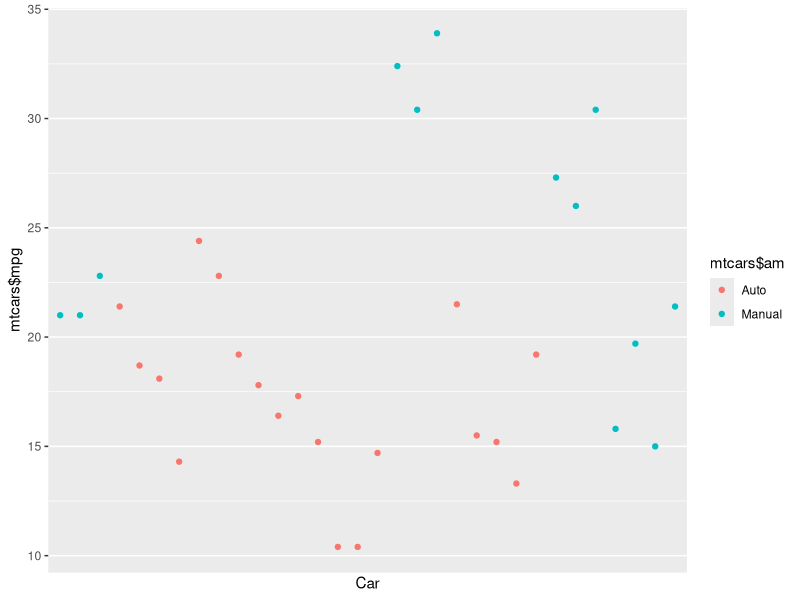
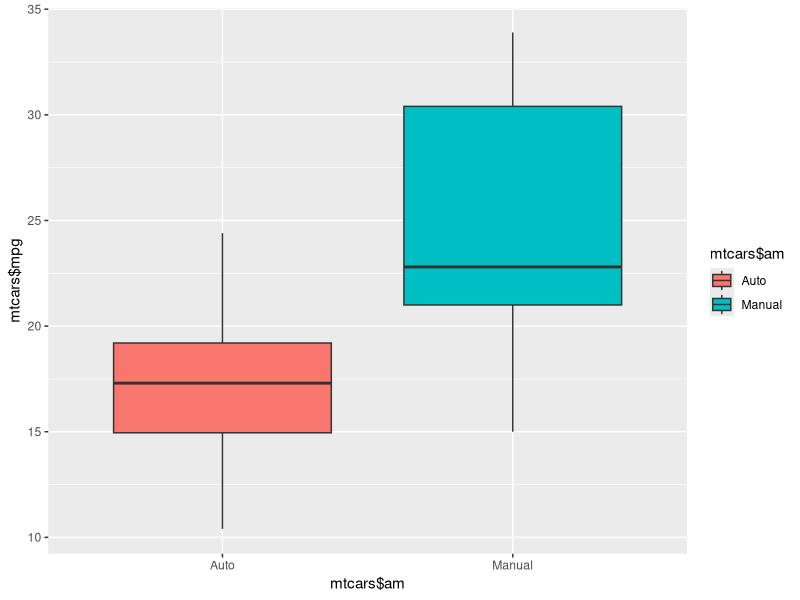
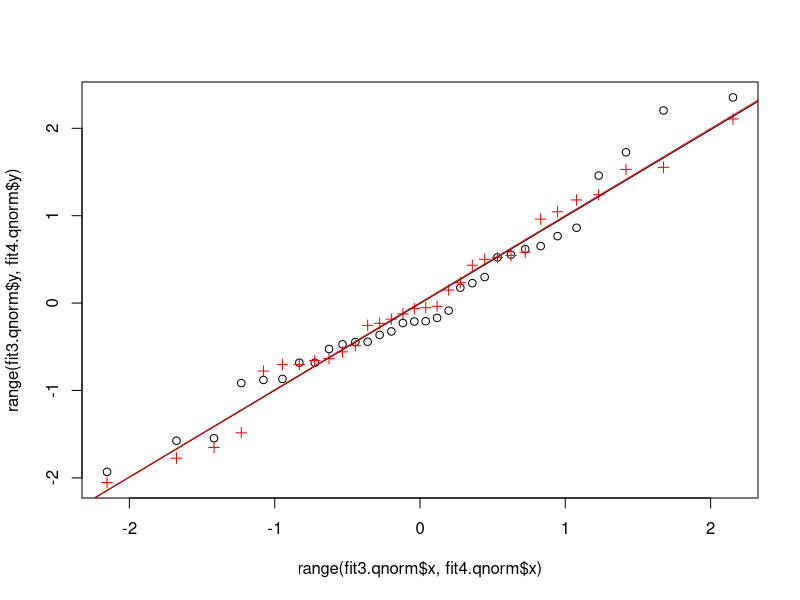

Write R code to recreate these figures, in order.
## ---- chunk 1
require(ggplot2)
require(data.table)
require(dplyr)
require(datasets)
require(graphics)
require(grid)
require(gridExtra)
set.seed(230390)
data("mtcars")
## ---- chunk 2
mtcars$cyl <- factor(mtcars$cyl)
mtcars$am <- factor(mtcars$am)
levels(mtcars$am) <- c("Auto","Manual")
g <- ggplot(mtcars,aes(x=1:32,y=mtcars$mpg,color=mtcars$am))
g = g+geom_point()
g = g+scale_x_discrete(name="Car",labels=rownames(mtcars))
g = g + theme(axis.text.x=element_text(angle= 90,hjust=1))
g2 <- ggplot(mtcars,aes(x=mtcars$am,y=mtcars$mpg,fill=mtcars$am)) + geom_boxplot()
g
## ---- chunk 3
g2
## ---- chunk 4
fit1 <- lm(mpg ~ am,data=mtcars) #Just Transmision
fit2 <- lm(mpg~am+cyl,mtcars) #Transmision+Cylinders
fit3 <- lm(mpg~am+cyl+wt,mtcars) #Transmission+Cylinders+Weight
fit4 <- lm(mpg~am+cyl+hp,mtcars) #Transmission+Cylinders+Horse power
## ---- chunk 5
anova(fit1,fit2,fit3)
anova(fit1,fit2,fit4)
## ---- chunk 6
fit3.influence <- influence.measures(fit3)
fit4.influence <- influence.measures(fit4)
fit4.influentials <- fit4.influence$is.inf[which(fit4.influence$is.inf[,"cov.r"]==T),]
fit3.influentials <- fit3.influence$is.inf[which(fit3.influence$is.inf[,"cov.r"]==T),]
print("Transmission+Cylinders+Weight Outliers")
rownames(fit3.influentials)
print("Transmission+Cylinders+Horse power Outliers")
rownames(fit4.influentials)
## ---- chunk 7
fit4.qnorm = qqnorm(rstandard(fit4),plot.it = F)
fit3.qnorm = qqnorm(rstandard(fit3),plot.it = F)
plot(range(fit3.qnorm$x,fit4.qnorm$x),range(fit3.qnorm$y,fit4.qnorm$y),type = "n")
points(fit3.qnorm)
points(fit4.qnorm,col ="red",pch=3)
abline(lm(fit3.qnorm$y~fit3.qnorm$x))
abline(lm(fit4.qnorm$y~fit4.qnorm$x),col="red")
## ---- chunk 8
rsquared<- rbind(summary(fit3)$adj.r.squared,summary(fit4)$adj.r.squared)
rownames(rsquared) <- c("fit3","fit4")
colnames(rsquared) <- c("rsquared")
rsquared
## ---- chunk 9
summary(fit3)
